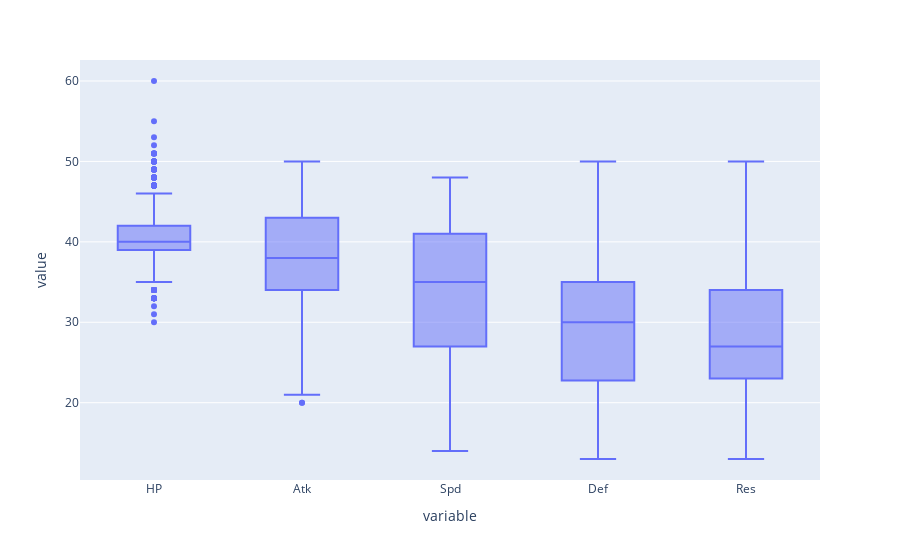

Notebook source saved alongside this figure:
### Code cell
px.box(heroes_table, y=['HP', 'Atk', 'Spd', 'Def', 'Res'])

### Figure 1 — Plotly figure (JSON) as saved in the notebook; plotly's stock layout.template omitted (floating-point values rounded to 4 significant figures; data arrays with more than 128 entries replaced by an {"elided": "..."} marker saying what was removed)
{"data": [{"alignmentgroup": "True", "hovertemplate": "variable=%{x}<br>value=%{y}<extra></extra>", "legendgroup": "", "marker": {"color": "#636efa"}, "name": "", "notched": false, "offsetgroup": "", "orientation": "v", "showlegend": false, "type": "box", "x": {"elided": "6285 str values"}, "x0": " ", "xaxis": "x", "y": {"elided": "6285 int values"}, "y0": " ", "yaxis": "y"}], "layout": {"boxmode": "group", "legend": {"tracegroupgap": 0}, "margin": {"t": 60}, "xaxis": {"anchor": "y", "domain": [0, 1], "title": {"text": "variable"}}, "yaxis": {"anchor": "x", "domain": [0, 1], "title": {"text": "value"}}}}
